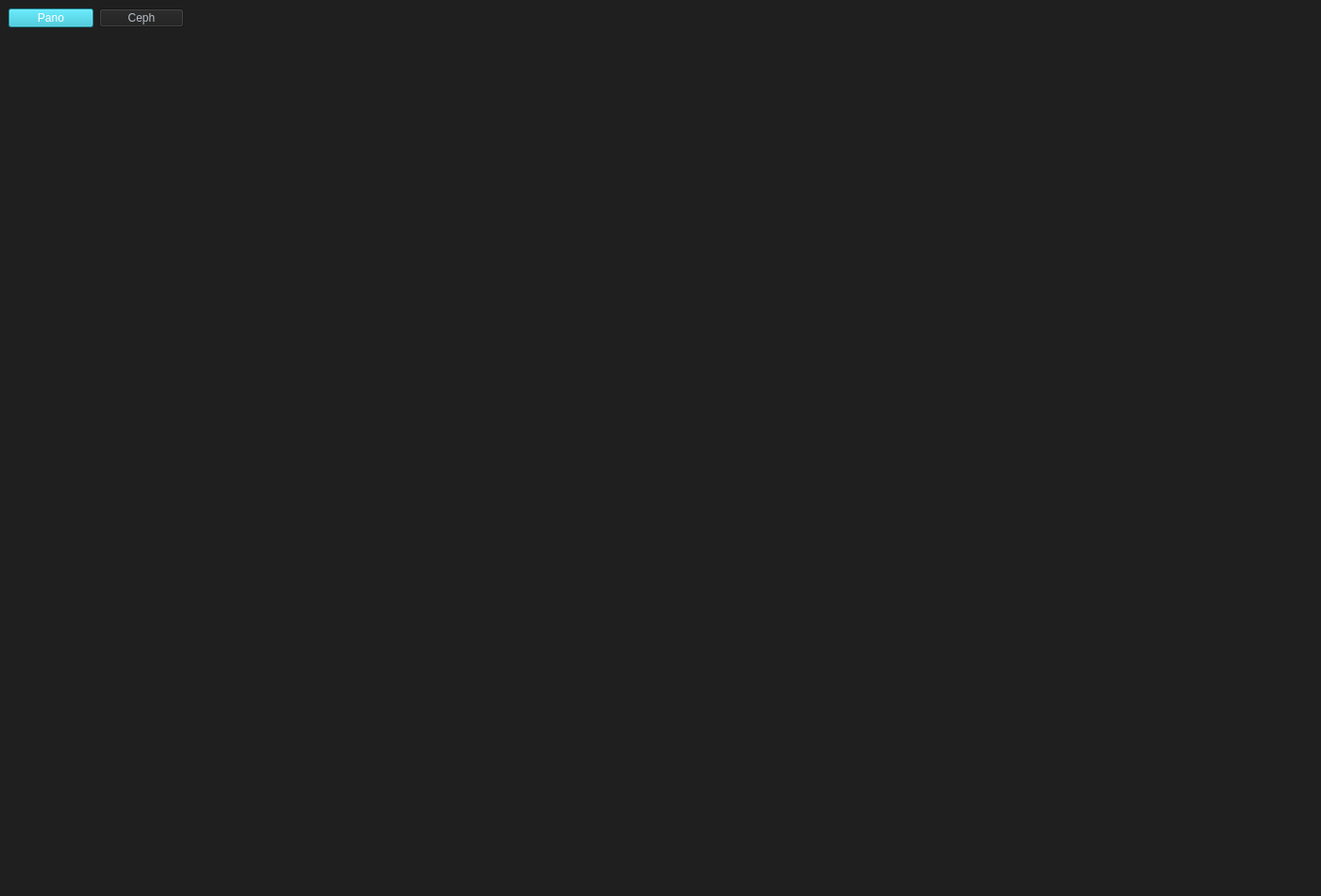
<?xml version="1.0" encoding="UTF-8"?>
<ui version="4.0">
 <class>MainWindow</class>
 <widget class="QMainWindow" name="MainWindow">
  <property name="geometry">
   <rect>
    <x>0</x>
    <y>0</y>
    <width>1400</width>
    <height>950</height>
   </rect>
  </property>
  <property name="minimumSize">
   <size>
    <width>1400</width>
    <height>950</height>
   </size>
  </property>
  <property name="windowTitle">
   <string>MainWindow</string>
  </property>
  <property name="styleSheet">
   <string notr="true">MainWindow{
background-color: rgb(31,31,31);
}
QWidget{
background-color: rgb(31,31,31);
}
QToolButton{
color: rgb(184,191,200);
}
QToolButton:hover
{
  border: 2px solid red;
background-color: rgb(103, 104, 114);
}
QToolButton:pressed
{
background-color: rgb(35,190,212);
color: rgb(255, 255, 255);
}
QLineEdit{
border: 2px solid rgb(184,191,200);
color: rgb(184,191,200);
font: 14pt &quot;맑은 고딕&quot;;

}
QLabel{
color: rgb(184,191,200);
font: 14pt &quot;맑은 고딕&quot;;
QLabel::setAlignment (Qt::AlignVCenter );
QLabel::setAlignment (Qt::AlignHCenter );
}
QPushButton{
color: rgb(184,191,200);
background-color: rgb(10, 21, 49);
font: 14pt &quot;맑은 고딕&quot;;
border: 1px solid rgb(184,191,200);
border-radius: 3px;
}
QPushButton:hover
{
border: 2px solid red;
background-color: rgb(103, 104, 114);
}
QPushButton:pressed
{
background-color: rgb(35,190,212);
color: rgb(255, 255, 255);
}

QProgressBar{
border: 1px solid rgb(184,191,200);
color:rgb(200,200,200);
border-bottom-right-radius: 10px;
border-bottom-left-radius: 10px;
border-top-right-radius: 10px;
border-top-left-radius: 10px;
text-align: center;
}
QProgressBar:chunk {
border-bottom-right-radius: 10px;
border-bottom-left-radius: 10px;
border-top-right-radius: 10px;
border-top-left-radius: 10px;
background-color: qlineargradient(spread:pad, x1:0, y1:0.511364, x2:1, y2:0.523, stop:0 rgba(254, 121, 199, 255), stop:1 rgba(170, 85, 255, 255));
}

    QScrollBar:horizontal {
        min-width: 240px;
        height: 13px;
    }

    QScrollBar:vertical {
     min-height: 240px;
     width: 13px;
}

QScrollBar::groove {
    background: gray;
    border-radius: 5px;
}

QScrollBar::handle {
    background: rgb(31,31,31);
	border: 1px solid rgb(184,191,200);
    border-radius: 5px;
}
 QScrollBar::handle:horizontal {
     width: 25px;
}

QScrollBar::handle:vertical {
    height: 25px;
}</string>
  </property>
  <widget class="QWidget" name="centralwidget">
   <layout class="QVBoxLayout" name="verticalLayout">
    <item>
     <layout class="QHBoxLayout" name="horizontalLayout">
      <item>
       <widget class="QToolButton" name="panoToolButton">
        <property name="minimumSize">
         <size>
          <width>90</width>
          <height>20</height>
         </size>
        </property>
        <property name="maximumSize">
         <size>
          <width>90</width>
          <height>20</height>
         </size>
        </property>
        <property name="styleSheet">
         <string notr="true">background-color: rgb(35, 190, 212);
color: rgb(255, 255, 255);
</string>
        </property>
        <property name="text">
         <string>Pano</string>
        </property>
       </widget>
      </item>
      <item>
       <widget class="QToolButton" name="cephToolButton">
        <property name="minimumSize">
         <size>
          <width>90</width>
          <height>20</height>
         </size>
        </property>
        <property name="maximumSize">
         <size>
          <width>90</width>
          <height>20</height>
         </size>
        </property>
        <property name="text">
         <string>Ceph</string>
        </property>
       </widget>
      </item>
      <item>
       <spacer name="horizontalSpacer">
        <property name="orientation">
         <enum>Qt::Horizontal</enum>
        </property>
        <property name="sizeHint" stdset="0">
         <size>
          <width>40</width>
          <height>20</height>
         </size>
        </property>
       </spacer>
      </item>
     </layout>
    </item>
    <item>
     <widget class="QStackedWidget" name="stackedWidget">
      <widget class="QWidget" name="page"/>
      <widget class="QWidget" name="page_2"/>
     </widget>
    </item>
   </layout>
  </widget>
  <widget class="QStatusBar" name="statusbar"/>
 </widget>
 <resources/>
 <connections/>
</ui>
